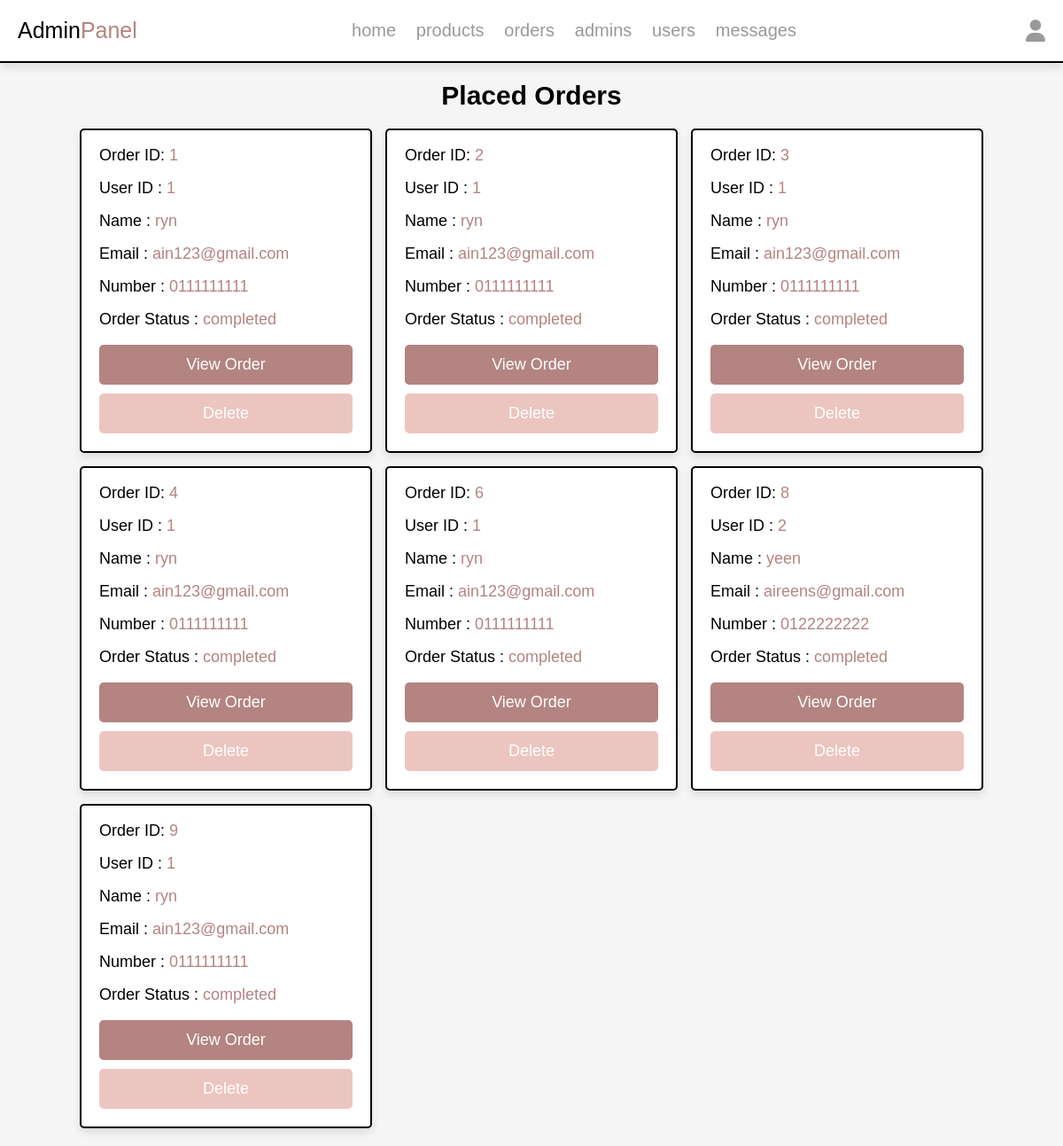
The page /admin/placed_orders.php (signed in) on the database its author committed.
### tables this page shows
CREATE TABLE `orders` (
  `id` int(100) NOT NULL,
  `user_id` int(100) NOT NULL,
  `name` varchar(20) NOT NULL,
  `number` varchar(10) NOT NULL,
  `email` varchar(50) NOT NULL,
  `total_products` varchar(1000) NOT NULL,
  `total_price` int(100) NOT NULL,
  `receipt_filename` varchar(255) DEFAULT NULL,
  `placed_on` date NOT NULL DEFAULT current_timestamp(),
  `pickup_date` date DEFAULT NULL,
  `pickup_time` time DEFAULT NULL,
  `payment_status` varchar(20) NOT NULL DEFAULT 'pending',
  `custom_message` text DEFAULT NULL,
  `status` varchar(255) DEFAULT 'pending'
);

### admin/placed_orders.php (the view, shortened to what this page needs)
<?php
include '../components/connect.php';
$select_orders = $conn->prepare("SELECT * FROM `orders`");
$select_orders->execute();
?>
<!DOCTYPE html>
<html lang="en">
<head>
    <link rel="stylesheet" href="https://cdnjs.cloudflare.com/ajax/libs/font-awesome/6.1.1/css/all.min.css">
    <link rel="stylesheet" href="../css/admin_style.css">
</head>
<body>
<?php include '../components/admin_header.php'; ?>
<section class="placed-orders">
    <h1 class="heading">Placed Orders</h1>
    <div class="box-container">
    <?php
    if ($select_orders->rowCount() > 0) {
        while ($fetch_orders = $select_orders->fetch(PDO::FETCH_ASSOC)) {
    ?>
    <div class="box">
        <p> Order ID: <span><?= $fetch_orders['id']; ?></span> </p>
        <p> User ID : <span><?= $fetch_orders['user_id']; ?></span> </p>
        <p> Name : <span><?= $fetch_orders['name']; ?></span> </p>
        <p> Email : <span><?= $fetch_orders['email']; ?></span> </p>
        <p> Number : <span><?= $fetch_orders['number']; ?></span> </p>
        <p> Order Status :
            <?php if ($fetch_orders['status'] == 'cancelled') { ?>
                <span style="color: red;"><?= $fetch_orders['status']; ?></span>
            <?php } else { ?>
                <span><?= $fetch_orders['status']; ?></span>
            <?php } ?>
        </p>
        <a href="view_order.php?order_id=<?= $fetch_orders['id']; ?>" class="btn">View Order</a>
        <div class="flex-btn">
            <a href="placed_orders.php?delete=<?= $fetch_orders['id']; ?>" class="delete-btn" onclick="return confirm('Delete this order?');">Delete</a>
        </div>
    </div>
    <?php
        }
    } else {
        echo '<p class="empty">No orders placed yet!</p>';
    }
    ?>
    </div>
</section>
</body>
</html>

### css/admin_style.css (style rules this page uses)
:root { --main-color:#B38481; --red:#e74c3c; --orange:#f39c12; --black:#000000; --white:#fff; --light-bg:#f5f5f5; --khaki-rose:#C5908E; --purple:#800080; --pink-brown:#C48189; --light-color:#999; --rose-gold:#ECC5C0; --pinkish:#D58A94; --dusty-rose:#C9A9A6; --soft-purple: #F3CFC6; --border:.2rem solid var(--black); --box-shadow:0 .5rem 1rem rgba(0,0,0,.1); }
* { font-family: 'Calibri', sans-serif; margin:0; padding:0; box-sizing: border-box; text-decoration: none; outline: none; border:none; }
html { font-size: 62.5%; overflow-x: hidden; }
body { background-color: var(--light-bg); }
section { max-width: 1200px; margin:0 auto; padding:2rem; }
.btn, .delete-btn, .option-btn { display: block; margin-top: 1rem; border-radius: .5rem; cursor: pointer; width: 100%; font-size: 1.8rem; color:var(--white); padding:1.2rem 3rem; text-transform: capitalize; text-align: center; }
.btn { background-color: var(--main-color); }
.delete-btn { background-color: var(--rose-gold); }
.flex-btn { display: flex; gap:1rem; }
.heading { text-align: center; margin-bottom: 2rem; text-transform: capitalize; color:var(--black); font-size: 3rem; }
.placed-orders .box-container { display: grid; grid-template-columns: repeat(auto-fit, 33rem); gap:1.5rem; justify-content: center; align-items: flex-start; }
.placed-orders .box-container .box { background-color: var(--white); border-radius: .5rem; box-shadow: var(--box-shadow); border:var(--border); padding:2rem; padding-top: 1rem; }
.placed-orders .box-container .box p { padding: .5rem 0; line-height: 1.5; font-size: 1.8rem; color:var(--black); }
.placed-orders .box-container .box p span { color:var(--main-color); }

### rows shown on the page
orders: id "1", user "1", name "ryn", email "ain123@gmail.com", number "0111111111", status "completed"
orders: id "2", user "1", name "ryn", email "ain123@gmail.com", number "0111111111", status "completed"
orders: id "3", user "1", name "ryn", email "ain123@gmail.com", number "0111111111", status "completed"
orders: id "4", user "1", name "ryn", email "ain123@gmail.com", number "0111111111", status "completed"
orders: id "6", user "1", name "ryn", email "ain123@gmail.com", number "0111111111", status "completed"
orders: id "8", user "2", name "yeen", email "aireens@gmail.com", number "0122222222", status "completed"
orders: id "9", user "1", name "ryn", email "ain123@gmail.com", number "0111111111", status "completed"
